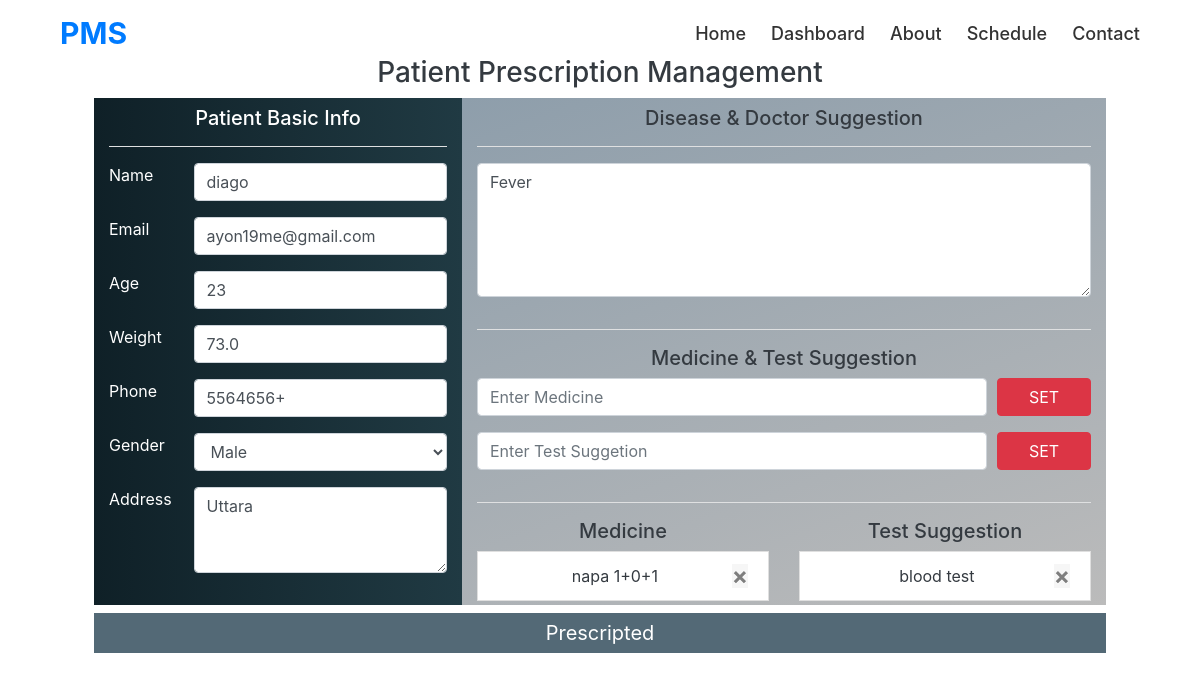
The page /prescription/25/ (signed in) on the database its author committed.
### core/models.py (models this page shows, shortened)
class Appointment(models.Model):
    person = (
        ('','Select Gender'),
        ('Male', 'Male'),
        ('Female', 'Female'),
        ('Other', 'Other')
    )
    status = (
        ('Paid', 'Paid'),
        ('Unpaid', 'Unpaid'),
    )
    check_choices = (
        ('Visited', 'Visited'),
        ('Unvisited', 'Unvisited'),
    )
    name = models.CharField(max_length=122, null=True)
    email = models.CharField(max_length=122, null=True)
    age = models.IntegerField(null=True)
    weight = models.FloatField(null=True)
    phone = models.CharField(max_length=122, null=True)
    gender = models.CharField(max_length=122, choices = person,null=True)
    paying_status = models.CharField(max_length=122, choices = status,null=True, default= 'Unpaid')
    check_status = models.CharField(max_length=122, choices = check_choices,null=True, default='Unvisited')
    address = models.TextField(max_length=255, null=True)
    date = models.DateField(default=date.today,null=True)
    serial = models.IntegerField(null=True)
    class Meta:
        permissions = (("can_view_all", "can_view_all"),)

class Prescription(models.Model):
    appointment = models.OneToOneField(Appointment,on_delete=models.SET_NULL,null=True)
    disease = models.CharField(max_length=122, null=True,blank=True)
    pres_date = models.DateField(auto_now_add=True)

class Medicine(models.Model):
    prescription = models.ForeignKey(Prescription,on_delete=models.SET_NULL,null=True)
    medicine = models.CharField(max_length=122, null=True,blank=True)

class Test(models.Model):
    prescription = models.ForeignKey(Prescription,on_delete=models.SET_NULL,null=True)
    test_suggetion = models.CharField(max_length=122, null=True,blank=True)

### core/views.py (the view, shortened to what this page needs)
# urls.py: path('prescription/<int:pk>/', views.prescription_view, name = 'prescription'),
@login_required(login_url='signin_doctor')
def prescription_view(request,pk):
    patient = Appointment.objects.get(id=pk)
    if hasattr(patient, 'prescription'):
        prescript = Prescription.objects.get(appointment_id = pk)
        medicines = prescript.medicine_set.all()
        test_suggetions = prescript.test_set.all()
        presform = PrescriptionForm(instance=prescript)
    else:
        presform = PrescriptionForm()
        medicines = {}
        test_suggetions = {}
    medform = MedicineForm()
    testform = TestForm()
    form = AppointmentForm(instance=patient)
    context = {
        'form':form,
        'presform':presform,
        'medicine':medform,
        'testform':testform,
        'medicines':medicines,
        'test_suggetions':test_suggetions,
        'patientid':patient.id,
    }
    return render(request, 'core/prescription.html',context)

### core/forms.py
class AppointmentForm(forms.ModelForm):
    class Meta:
        model = Appointment
        fields = ['name','email','age','weight','phone','date','gender','address']
        widgets = {
            'name': forms.TextInput(attrs={'class': 'form-control', 'placeholder': 'Full Name'}),
            'email': forms.EmailInput(attrs={'class': 'form-control', 'placeholder': 'Email'}),
            'age': forms.NumberInput(attrs={'class': 'form-control', 'placeholder': 'Age'}),
            'weight': forms.NumberInput(attrs={'class': 'form-control', 'placeholder': 'Weight'}),
            'phone': forms.TextInput(attrs={'class': 'form-control', 'placeholder': 'Mobile No.'}),
            'gender': forms.Select(attrs={'class': 'form-control'}),
            'date':forms.DateInput(attrs={'class': 'form-control','type':'date'}),
            'address': forms.Textarea(attrs={'class': 'form-control', 'cols':'30', 'rows':'3', 'placeholder': 'Address....', 'id': 'address'}),
        }

class PrescriptionForm(forms.ModelForm):
    class Meta:
        model = Prescription
        fields = ['disease']
        widgets = {
            'disease': forms.Textarea(attrs={'class': 'form-control', 'cols':'50', 'rows':'5', 'placeholder': 'Write Here...'}),
        }

### core/templates/core/prescription.html (shortened to what this page needs)
{%  extends 'base.html' %}
{% load static %}
{% block content %}
<div class="container-fluid pt-2 text-white pres">
  <div class="pt-5">
    <div class="row d-flex justify-content-center px-5">
      <h3 class="text-center text-dark col-md-11">Patient Prescription Management</h3>
      <div class="col-md-4 pb-1 bg1">
        <h5 class="text-center pt-2">Patient Basic Info</h5>
        <hr class="bg-light">
        <form action="" method="post" id="form2">
          <div class="form-row">
            <div class="form-group col-md-12 d-flex justify-content-between">
              <div class="w-25">{{form.name.label}}</div>
              <div class="w-75">{{form.name}}</div>
            </div>
            <div class="form-group col-md-12 d-flex justify-content-between">
              <div class="w-25">{{form.email.label}}</div>
              <div class="w-75">{{form.email}}</div>
            </div>
          </div>
          <div class="form-row">
            <div class="form-group col-md-12 d-flex justify-content-between">
              <div class="w-25">{{form.age.label}}</div>
              <div class="w-75">{{form.age}}</div>
            </div>
            <div class="form-group col-md-12 d-flex justify-content-between">
              <div class="w-25">{{form.weight.label}}</div>
              <div class="w-75">{{form.weight}}</div>
            </div>
          </div>
          <div class="form-row">
            <div class="form-group col-md-12 d-flex justify-content-between">
              <div class="w-25">{{form.phone.label}}</div>
              <div class="w-75">{{form.phone}}</div>
            </div>
            <div class="form-group col-md-12 d-flex justify-content-between">
              <div class="w-25">{{form.gender.label}}</div>
              <div class="w-75">{{form.gender}}</div>
            </div>
            <div class="form-group col-md-12 d-flex justify-content-between">
              <div class="w-25">{{form.address.label}}</div>
              <div class="w-75">{{form.address}}</div>
            </div>
          </div>
      </div>
      <div class="col-md-7 pb-1 text-center bg2 text-dark">
        <div class="form-row">
          <div class="form-group col-md-12">
            <h5 class="text-center pt-2">Disease & Doctor Suggestion</h5>
            <hr class="bg-light">
            {{presform.disease}}
          </div>
        </div>
        <hr class="bg-light">
        <h5 class="text-center">Medicine & Test Suggestion</h5>
        <div class="form-row">
          <div class="form-group col-md-10 med">
            {{medicine.medicine}}
          </div>
          <div class="form-group col-md-2">
            <input type="button" class="btn btn-danger btn-block" value="SET" id="btnsave1">
          </div>
        </div>
        <div class="form-row">
          <div class="form-group col-md-10">
            {{testform.test_suggetion}}
          </div>
          <div class="form-group col-md-2">
            <input type="button" class="btn btn-danger btn-block" value="SET" id="btnsave2">
          </div>
        </div>
        <hr class="bg-light">
        <div class="row">
          <div class="col-md-6">
            <h5 class="text-center">Medicine</h5>
            <ul class="" id="ul1">
              {% for medicine in medicines %}
              <li class="list-group-item text-dark">
                <span class="editable" data-uid="{{medicine.id}}"
                  data-type="medicine">{{medicine.medicine}}</span><input type="button" class="close" aria-label="Close"
                  style="outline: none;border: none;" value="&times;" data-sid="{{medicine.id}}">
              </li>
              {% endfor %}
            </ul>
          </div>
          <div class="col-md-6">
            <h5 class="text-center">Test Suggestion</h5>
            <ul class="" id="ul2">
              {% for test in test_suggetions %}
              <li class="list-group-item text-dark">
                <span class="editable" data-uid="{{test.id}}" data-type="test_sugg">{{test.test_suggetion}}</span><input
                  type="button" class="close" aria-label="Close" style="outline: none;border: none;" value="&times;"
                  data-sid="{{test.id}}">
              </li>
              {% endfor %}
            </ul>
          </div>
        </div>
      </div>
      <button type="submit" name="_prescribe" class=" my-2 col-md-11 btpres">Prescripted</button>
    </div>
  </div>
</div>
{% endblock %}

### static/css/style.css (style rules this page uses)
* { margin: 0; padding: 0; box-sizing: border-box; }
ul { margin: 0 !important; }
.pres .bg1 { background: #0F2027; background: -webkit-linear-gradient(to right, #2C5364, #203A43, #0F2027); background: linear-gradient(to left, #203A43, #0F2027); }
.pres .bg2 { background: #005AA7; background: -webkit-linear-gradient(to right, #FFFDE4, #005AA7); background: linear-gradient(-200deg, #8e9eab, #bbbbbb); }
.pres .btpres { background-color: #536976; transition-duration: 0.4s; border: none; color: white; padding: 5px 0px; text-align: center; text-decoration: none; display: inline-block; font-size: 20px; }

### rows shown on the page
Appointment: name "diago", email "ayon19me@gmail.com", age "23", weight "73.0", phone "5564656+", gender "Male", address "Uttara"
Prescription: disease "Fever"
Medicine: medicine "napa 1+0+1"
Test: test_suggetion "blood test"
